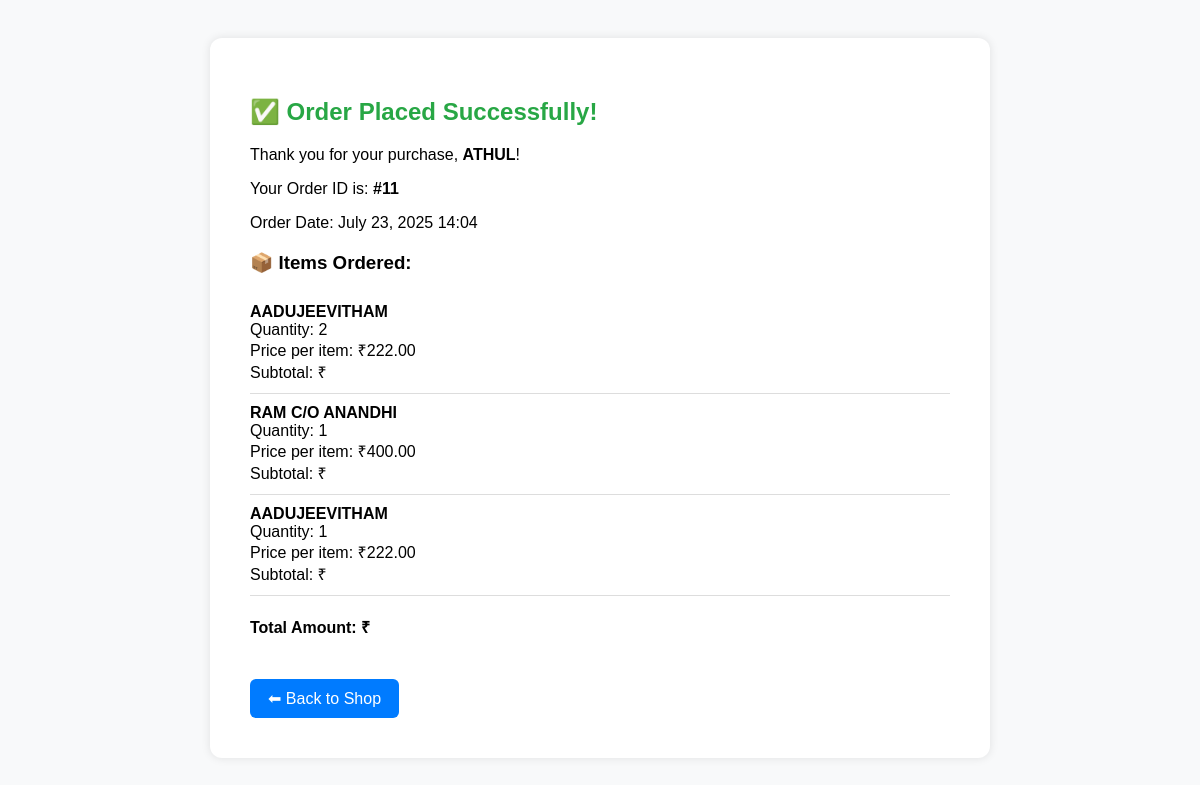
/order_success/11/, run on the app's committed database.
### App/models.py (models this page shows, shortened)
class Order(models.Model):
    customer = models.ForeignKey(Customer, on_delete=models.CASCADE)
    order_date = models.DateTimeField(auto_now_add=True)
    complete = models.BooleanField(default=False)
    transaction_id = models.CharField(max_length=100, null=True)

class Customer(models.Model):
    user = models.OneToOneField(User, on_delete=models.CASCADE)
    address = models.TextField(blank=True, null=True)
    phone = models.CharField(max_length=15, blank=True)
    pincode = models.CharField(max_length=10,blank=True,null=True)

class OrderItem(models.Model):
    book = models.ForeignKey(Book, on_delete=models.CASCADE)
    order = models.ForeignKey(Order, on_delete=models.CASCADE)
    quantity = models.PositiveIntegerField(default=1)

class Book(models.Model):
    CATEGORY_CHOICES =[
        ('al','All Categories'),
        ('bi','Biography'),
        ('po','Poetry'),
        ('nv','Novel'),
        ('tr','Thriller'),
        ('dv','Devotional'),
        ('sr','Story'),
        ('ai','AutoBiography'),
    ]
    LANGUAGE_CHOICES = [
        ('ml', 'Malayalam'),
        ('en', 'English'),
        ('hi', 'Hindi'),
        ('ta', 'Tamil'),
        ('te', 'Telugu'),
    ]
    category = models.CharField(max_length=100 , choices=CATEGORY_CHOICES, default='al')
    author = models.CharField(max_length=200)
    title = models.CharField(max_length=200)
    language = models.CharField(max_length=10, choices=LANGUAGE_CHOICES, default='ml')
    description = models.TextField()
    price = models.DecimalField(max_digits=6, decimal_places=2)
    stock = models.PositiveIntegerField()
    cover_image = models.ImageField(upload_to='book_covers/', blank=True, null=True)
    published_date = models.DateField(null=True, blank=True)

### App/views.py (the view)
# urls.py: path('order_success/<int:order_id>/',views.order_success,name='order_success'),
def order_success(request, order_id):
    order = Order.objects.get(id=order_id)
    return render(request, 'order_success.html', {'order': order})

### Templates/order_success.html (shortened to what this page needs)
<!DOCTYPE html>
<html lang="en">
<head>
</head>
<body>
    <div class="container">
        <h2>✅ Order Placed Successfully!</h2>
        <p>Thank you for your purchase, <strong>{{ order.customer.user.username }}</strong>!</p>
        <p>Your Order ID is: <strong>#{{ order.id }}</strong></p>
        <p>Order Date: {{ order.order_date|date:"F d, Y H:i" }}</p>
        <div class="order-details">
            <h3>📦 Items Ordered:</h3>
            {% for item in order.orderitem_set.all %}
                <div class="order-item">
                    <strong>{{ item.book.title }}</strong><br>
                    Quantity: {{ item.quantity }}<br>
                    Price per item: ₹{{ item.book.price }}<br>
                    Subtotal: ₹{{ item.get_total }}
                </div>
            {% endfor %}
            <p class="total">Total Amount: ₹{{ order.get_cart_total }}</p>
        </div>
        <a href="{% url 'Book_list' %}" class="btn">⬅ Back to Shop</a>
    </div>
</body>
</html>

### Templates/order_success.html (style rules this page uses)
body { font-family: Arial, sans-serif; background-color: #f8f9fa; padding: 30px; }
.container { background: white; padding: 40px; max-width: 700px; margin: auto; border-radius: 12px; box-shadow: 0 0 10px rgba(0,0,0,0.1); }
h2 { color: #28a745; }
.order-details { margin-top: 20px; }
.order-item { border-bottom: 1px solid #ddd; padding: 10px 0; }
.total { font-weight: bold; margin-top: 20px; }
.btn { display: inline-block; padding: 10px 18px; background-color: #007bff; color: white; text-decoration: none; border-radius: 6px; margin-top: 25px; }

### data on the page
Order: customer.user.username "ATHUL", id "11", order_date "July 23, 2025 14:04"
OrderItem: book "AADUJEEVITHAM", quantity "2", book.price "222.00"
OrderItem: book "RAM C/O ANANDHI", quantity "1", book.price "400.00"
OrderItem: book "AADUJEEVITHAM", quantity "1", book.price "222.00"
